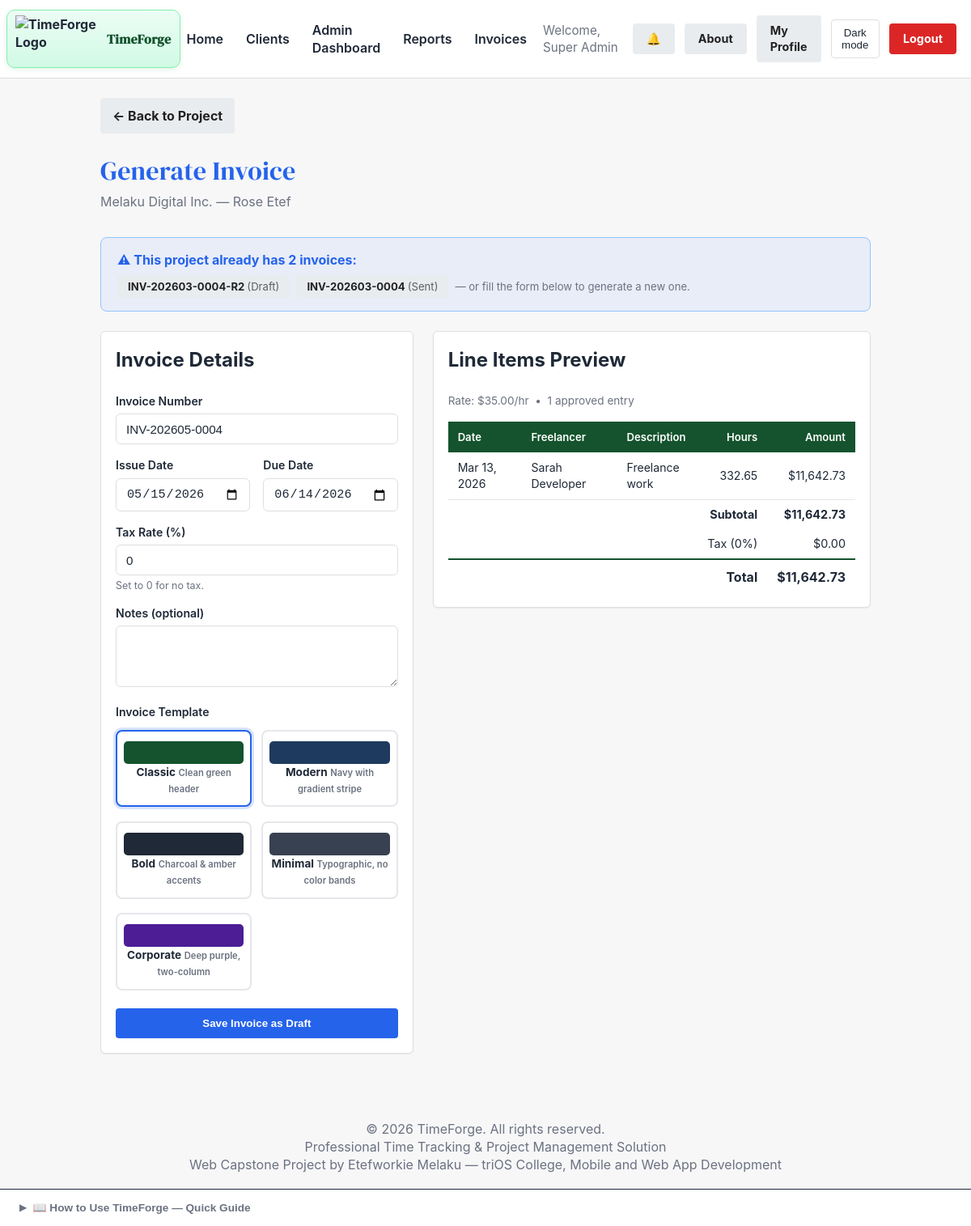
/invoices/generate.php?project_id=4&tpl=classic (signed in), run on an earlier commit of the app's database.
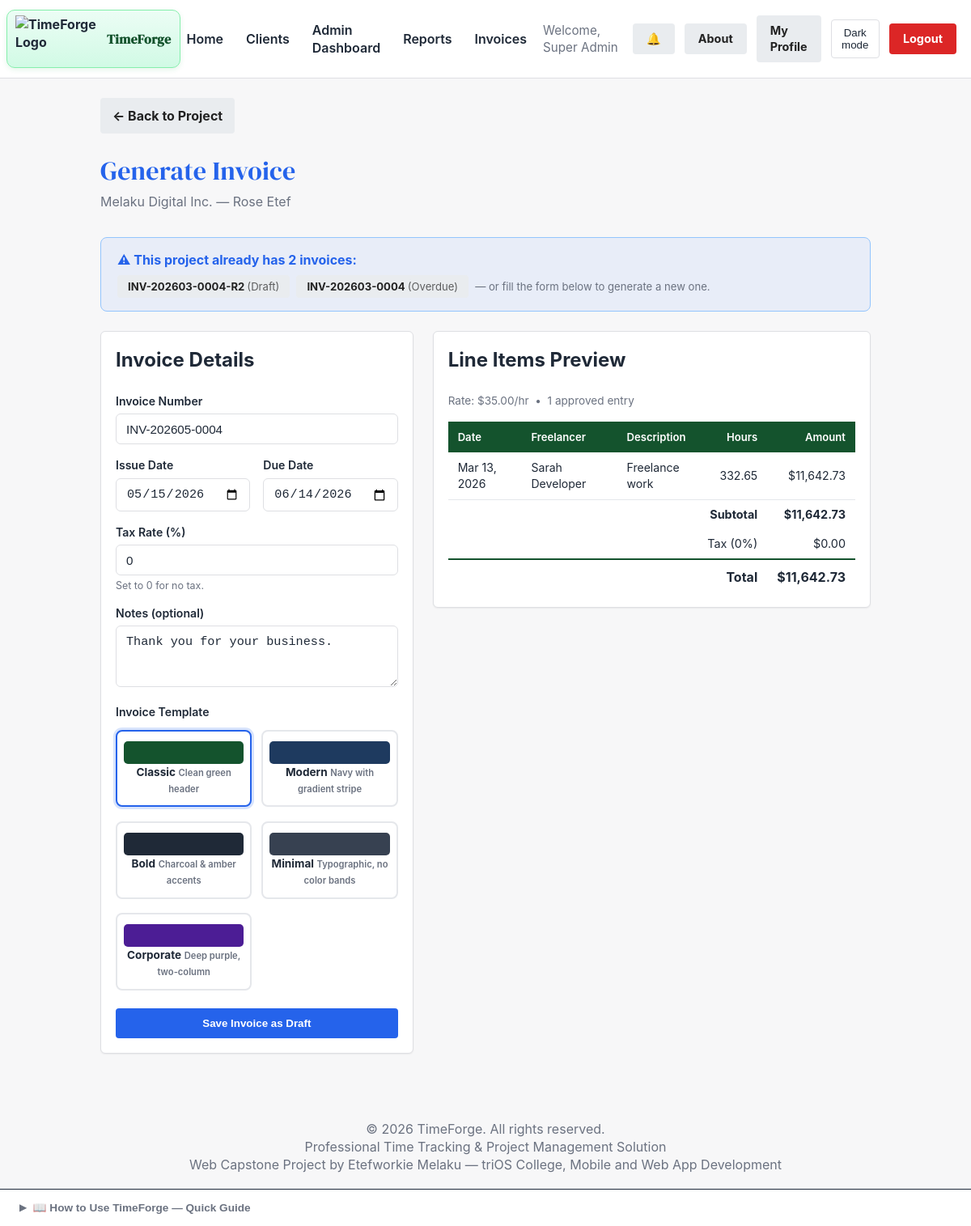
And on a later commit of the database.
### tables this page shows
CREATE TABLE `invoices` (
  `id` int(11) NOT NULL,
  `company_id` int(11) DEFAULT NULL,
  `project_id` int(11) NOT NULL,
  `client_id` int(11) NOT NULL,
  `invoice_number` varchar(50) NOT NULL,
  `issue_date` date NOT NULL,
  `due_date` date NOT NULL,
  `tax_rate` decimal(5,2) DEFAULT 0.00 COMMENT 'Percentage applied at generation time',
  `subtotal` decimal(10,2) NOT NULL COMMENT 'Sum of all line items before tax',
  `tax_amount` decimal(10,2) NOT NULL COMMENT 'Computed tax on the subtotal',
  `total_amount` decimal(10,2) NOT NULL COMMENT 'subtotal + tax_amount',
  `notes` text DEFAULT NULL,
  `status` enum('draft','sent','viewed','overdue','partial','paid','completed','cancelled') NOT NULL DEFAULT 'draft',
  `created_by` int(11) NOT NULL,
  `created_at` timestamp NOT NULL DEFAULT current_timestamp(),
  `updated_at` timestamp NOT NULL DEFAULT current_timestamp() ON UPDATE current_timestamp(),
  `template` varchar(20) NOT NULL DEFAULT 'classic' COMMENT 'Visual template chosen at generation time',
  `sent_at` datetime DEFAULT NULL,
  `sent_to_email` varchar(100) DEFAULT NULL COMMENT 'Email address the invoice PDF was sent to',
  `email_sent_at` datetime DEFAULT NULL COMMENT 'Timestamp of the most recent email send',
  `viewed_at` datetime DEFAULT NULL,
  `paid_at` datetime DEFAULT NULL,
  `partial_amount` decimal(10,2) DEFAULT NULL,
  `payment_method` varchar(50) DEFAULT NULL,
  `payment_reference` varchar(100) DEFAULT NULL,
  `payment_notes` text DEFAULT NULL,
  `client_feedback` text DEFAULT NULL
);

### config/settings.php (called while the page is built, shortened)
<?php
function getCompanySettings(PDO $pdo, int $company_id): array {
    $stmt = $pdo->prepare("SELECT setting_key, setting_val FROM company_settings WHERE company_id = :cid");
    $stmt->execute([':cid' => $company_id]);
    $rows = $stmt->fetchAll(PDO::FETCH_ASSOC);
    $out = [];
    foreach ($rows as $r) $out[$r['setting_key']] = $r['setting_val'];
    return $out;
}

### invoices/generate.php (the view, shortened to what the changed rows need)
<?php
require_once __DIR__ . '/../db.php';
require_once __DIR__ . '/../config/settings.php';
$project_id = filter_input(INPUT_GET, 'project_id', FILTER_VALIDATE_INT);
$company_id = (int)$_SESSION['company_id'];
$_co_settings = getCompanySettings($pdo, $company_id);
$existing_invoices = $pdo->prepare("
    SELECT id, invoice_number, status, created_at
    FROM invoices WHERE project_id = ? ORDER BY created_at DESC
");
$existing_invoices->execute([$project_id]);
$project_invoices = $existing_invoices->fetchAll();
?>
<!DOCTYPE html>
<html lang="en">
<head>
    <link rel="stylesheet" href="<?= APP_BASE ?>/css/style.css">
    <link rel="stylesheet" href="<?= APP_BASE ?>/css/invoice.css">
</head>
<body>
<?php include __DIR__ . '/../includes/header_partial.php'; ?>
<div class="container">
    <h1 class="heading-serif" style="color:var(--color-accent); margin-bottom:0.25rem;">Generate Invoice</h1>
    <?php if (!empty($project_invoices)): ?>
    <div style="background:rgba(37,99,235,0.07); border:1px solid #93c5fd; border-radius:8px;
                padding:1rem 1.25rem; margin-bottom:1.5rem;">
        <div style="display:flex; flex-wrap:wrap; gap:0.5rem; align-items:center;">
            <?php foreach ($project_invoices as $pi): ?>
            <a href="<?= APP_BASE ?>/invoices/view.php?id=<?php echo $pi['id']; ?>"
               class="btn btn-secondary" style="font-size:0.82rem; padding:4px 12px;">
                <?php echo htmlspecialchars($pi['invoice_number']); ?>
                <span style="opacity:0.7; font-weight:400;">(<?php echo ucfirst($pi['status']); ?>)</span>
            </a>
            <?php endforeach; ?>
            <span style="font-size:0.82rem; color:var(--color-text-secondary);">
                — or fill the form below to generate a new one.
            </span>
        </div>
    </div>
    <?php endif; ?>
    <div class="invoice-gen-grid">
        <div class="card">
            <h2 style="margin-bottom:1.5rem;">Invoice Details</h2>
            <form method="post" action="">
                <div class="form-group">
                    <label for="notes">Notes (optional)</label>
                    <textarea id="notes" name="notes" rows="3" class="form-control"><?php echo htmlspecialchars($_POST['notes'] ?? $_co_settings['invoice_footer_note'] ?? ''); ?></textarea>
                </div>
            </form>
        </div>
        <div class="card">
            <h2 style="margin-bottom:1.5rem;">Line Items Preview</h2>
            <table class="inv-table">
                <thead>
                    <tr>
                        <th>Date</th>
                        <th>Freelancer</th>
                        <th>Description</th>
                        <th class="num">Hours</th>
                        <th class="num">Amount</th>
                    </tr>
                </thead>
            </table>
        </div>
    </div>
</div>
</body>
</html>

What changed in the data, as far as the page shows it:
changed invoices "INV-202603-0004": status "Sent" → "Overdue"
Also different on the page:
form field notes: (not shown) → "Thank you for your business."
